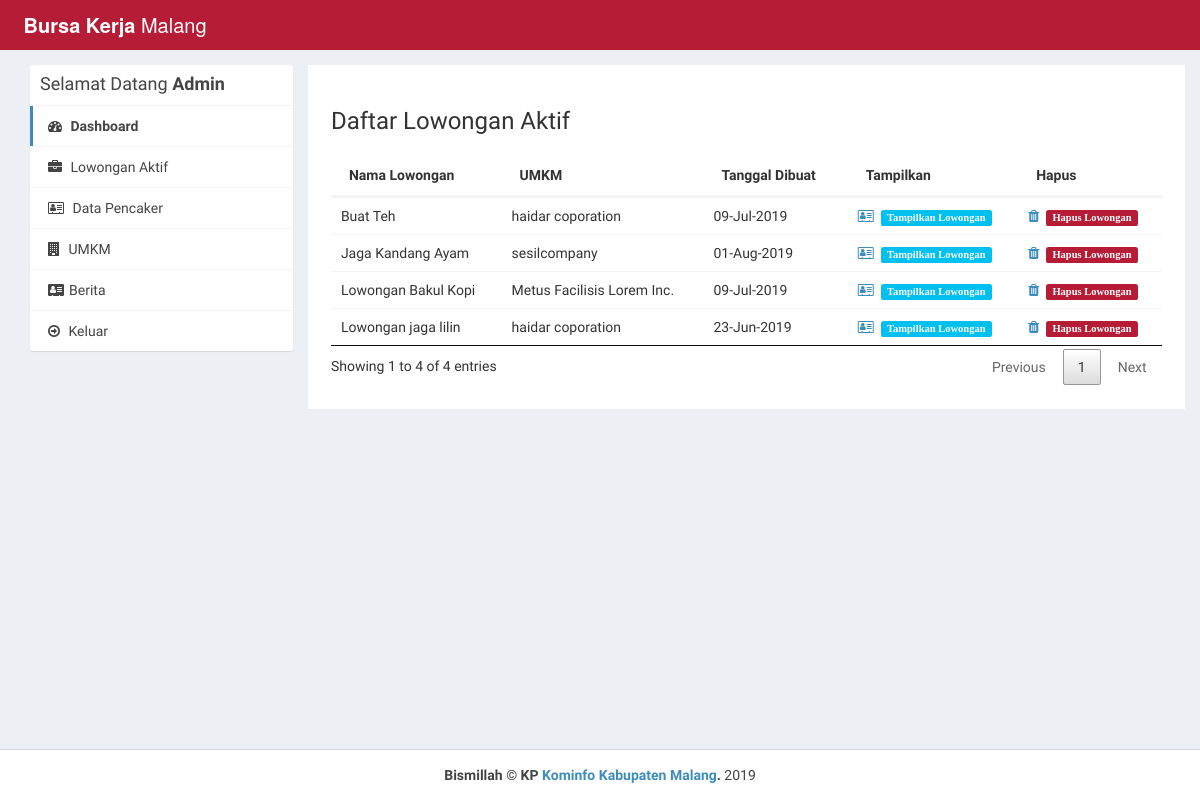
The app's page /dashboard/admin/active-jobs.php (signed in), older data.
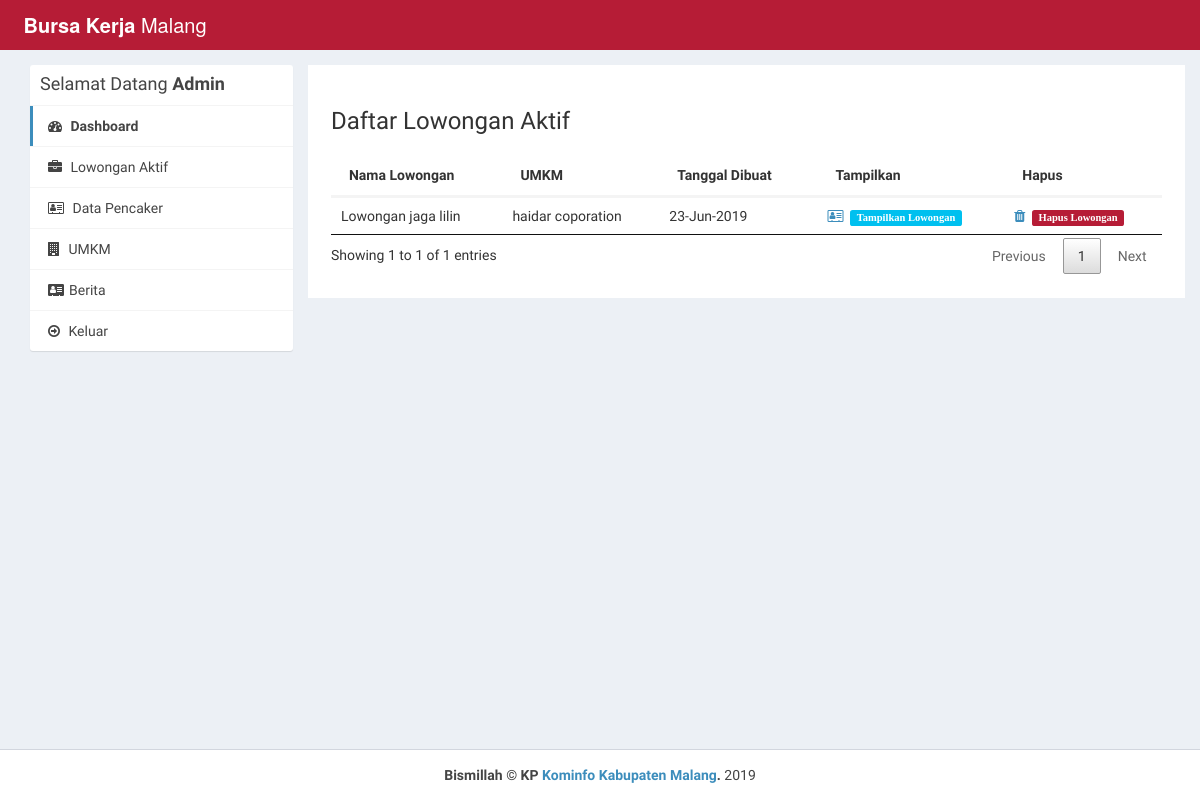
The same page, newer data.
### tables this page shows
CREATE TABLE IF NOT EXISTS `buat_lowongan` (
`id_jobpost` int(11) NOT NULL,
  `id_company` int(11) NOT NULL,
  `jobtitle` varchar(255) NOT NULL,
  `description` text NOT NULL,
  `minimumsalary` varchar(255) NOT NULL,
  `maximumsalary` varchar(255) NOT NULL,
  `experience` varchar(255) NOT NULL,
  `qualification` varchar(255) NOT NULL,
  `createdat` timestamp NOT NULL DEFAULT CURRENT_TIMESTAMP
);

CREATE TABLE IF NOT EXISTS `company` (
`id_company` int(11) NOT NULL,
  `name` varchar(255) NOT NULL,
  `companyname` varchar(255) NOT NULL,
  `kecamatan` varchar(255) NOT NULL,
  `kelurahan_desa` varchar(255) NOT NULL,
  `alamat` varchar(255) NOT NULL,
  `contactno` varchar(255) NOT NULL,
  `website` varchar(255) NOT NULL,
  `email` varchar(255) NOT NULL,
  `password` varchar(255) NOT NULL,
  `aboutme` varchar(255) DEFAULT NULL,
  `logo` varchar(255) NOT NULL,
  `createdAt` timestamp NOT NULL DEFAULT CURRENT_TIMESTAMP,
  `active` int(11) NOT NULL DEFAULT '2'
);

### dashboard/admin/active-jobs.php (the view, shortened to what this page needs)
<?php
require_once("../../landingpage/db.php");
?>
<!DOCTYPE html>
<html>
<head>
  <link rel="stylesheet" href="../../css/style1.css">
  <link rel="stylesheet" href="https://cdnjs.cloudflare.com/ajax/libs/font-awesome/4.7.0/css/font-awesome.min.css">
  <link rel="stylesheet" href="https://cdnjs.cloudflare.com/ajax/libs/ionicons/2.0.1/css/ionicons.min.css">
  <link rel="stylesheet" href="../../css/style4.css">
  <link rel="stylesheet" href="../../css/AdminLTE.min.css">
  <link rel="stylesheet" href="../../css/_all-skins.min.css">
  <link rel="stylesheet" href="../../css/custom.css">
</head>
<body class="hold-transition skin-green sidebar-mini">
<div class="wrapper">
  <header class="main-header">
    <a href="index.php" class="logo logo-bg">
      <span class="logo-lg"><b>Bursa Kerja</b> Malang</span>
    </a>
    <nav class="navbar navbar-static-top">
    </nav>
  </header>
  <div class="content-wrapper" style="margin-left: 0px;">
    <section id="candidates" class="content-header">
      <div class="container">
        <div class="row">
          <div class="col-md-3">
            <div class="box box-solid">
              <div class="box-header with-border">
              <h3 class="box-title">Selamat Datang  <b> Admin</b></h3>
              </div>
              <div class="box-body no-padding">
                <ul class="nav nav-pills nav-stacked">
                <li class="active"><a href="dashboard.php"><i class="fa fa-dashboard"></i> Dashboard</a></li>
                  <li><a href="active-jobs.php"><i class="fa fa-briefcase"></i> Lowongan Aktif</a></li>
                  <li><a href="applications.php"><i class="fa fa-address-card-o"></i> Data Pencaker</a></li>
                  <li><a href="companies.php"><i class="fa fa-building"></i> UMKM</a></li>
                  <li>
                    <a href="#"><i class="fa fa-address-card"></i>Berita</a>
                  </li>
                  <li><a href="../../landingpage/logout.php"><i class="fa fa-arrow-circle-o-right"></i> Keluar</a></li>
                </ul>
              </div>
            </div>
          </div>
          <div class="col-md-9 bg-white padding-2">
            <h3>Daftar Lowongan Aktif</h3>
            <div class="row margin-top-20">
              <div class="col-md-12">
                <div class="box-body table-responsive no-padding">
                  <table id="example2" class="table table-hover">
                    <thead>
                      <th>Nama Lowongan</th>
                      <th>UMKM</th>
                      <th>Tanggal Dibuat</th>
                      <th>Tampilkan</th>
                      <th>Hapus</th>
                    </thead>
                    <tbody>
                      <?php
                      $sql = "SELECT buat_lowongan.*, company.companyname FROM buat_lowongan INNER JOIN company ON buat_lowongan.id_company=company.id_company";
                      $result = $conn->query($sql);
                      if($result->num_rows > 0) {
                        while($row = $result->fetch_assoc()) {
                      ?>
                      <tr>
                        <td><?php echo $row['jobtitle']; ?></td>
                        <td><?php echo $row['companyname']; ?></td>
                        <td><?php echo date("d-M-Y", strtotime($row['createdat'])); ?></td>
                        <td><a href="view-job-post.php?id=<?php echo $row['id_jobpost']; ?>"><i class="fa fa-address-card-o">&nbsp&nbsp<span class="label label-info">Tampilkan Lowongan</span></i></a></td>
                        <td><a href="delete-job-post.php?id=<?php echo $row['id_jobpost']; ?>"><i class="fa fa-trash">&nbsp&nbsp<span class="label label-success">Hapus Lowongan</span></i></a></td>
                      </tr>
                            <?php
                        }
                      }
                    ?>
                    </tbody>
                  </table>
                </div>
              </div>
            </div>
          </div>
        </div>
      </div>
    </section>
  </div>
  <footer class="main-footer" style="margin-left: 0px;">
    <div class="text-center">
    <strong>Bismillah &copy; KP <a href="http://kominfo.malangkab.go.id/">Kominfo Kabupaten Malang</a>.</strong> 2019
    </div>
  </footer>
</div>
</body>
</html>

Row changes from the older to the newer data that the page shows:
removed buat_lowongan: jobtitle "Lowongan Bakul Kopi", id_company.companyname "Metus Facilisis Lorem Inc.", createdat "09-Jul-2019"
removed buat_lowongan: jobtitle "Buat Teh", id_company.companyname "haidar coporation", createdat "09-Jul-2019"
removed buat_lowongan: jobtitle "Jaga Kandang Ayam", id_company.companyname "sesilcompany", createdat "01-Aug-2019"
Text that changed along with them:
text written by a page script: "Showing 1 to 4 of 4 entries Previous 1 Next" → "Showing 1 to 1 of 1 entries Previous 1 Next"
